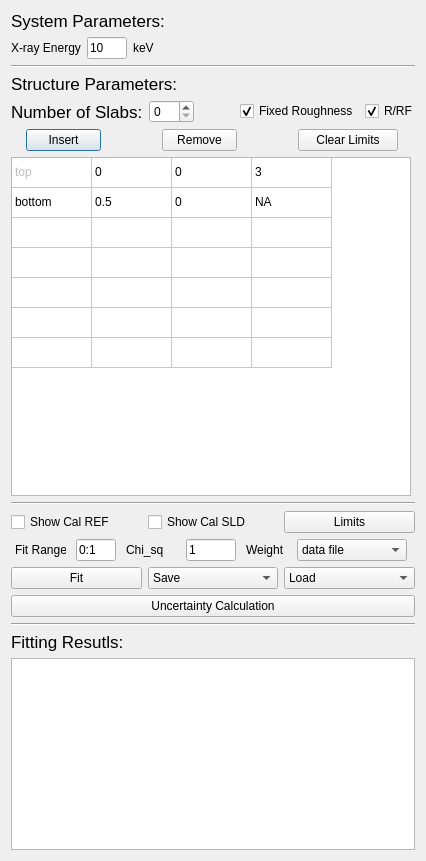
<?xml version="1.0" encoding="UTF-8"?>
<ui version="4.0">
 <class>Dialog</class>
 <widget class="QDialog" name="Dialog">
  <property name="geometry">
   <rect>
    <x>0</x>
    <y>0</y>
    <width>426</width>
    <height>861</height>
   </rect>
  </property>
  <property name="windowTitle">
   <string>Dialog</string>
  </property>
  <layout class="QVBoxLayout" name="verticalLayout">
   <item>
    <widget class="QLabel" name="label_25">
     <property name="font">
      <font>
       <pointsize>13</pointsize>
      </font>
     </property>
     <property name="text">
      <string>System Parameters:</string>
     </property>
    </widget>
   </item>
   <item>
    <layout class="QHBoxLayout" name="horizontalLayout_5">
     <item>
      <widget class="QLabel" name="xenlabel">
       <property name="text">
        <string>X-ray Energy</string>
       </property>
      </widget>
     </item>
     <item>
      <widget class="QLineEdit" name="xenLE">
       <property name="sizePolicy">
        <sizepolicy hsizetype="Minimum" vsizetype="Fixed">
         <horstretch>0</horstretch>
         <verstretch>0</verstretch>
        </sizepolicy>
       </property>
       <property name="maximumSize">
        <size>
         <width>40</width>
         <height>16777215</height>
        </size>
       </property>
       <property name="text">
        <string>10</string>
       </property>
      </widget>
     </item>
     <item>
      <widget class="QLabel" name="xenunitlabel">
       <property name="text">
        <string>keV</string>
       </property>
      </widget>
     </item>
     <item>
      <spacer name="horizontalSpacer">
       <property name="orientation">
        <enum>Qt::Horizontal</enum>
       </property>
       <property name="sizeType">
        <enum>QSizePolicy::Expanding</enum>
       </property>
       <property name="sizeHint" stdset="0">
        <size>
         <width>40</width>
         <height>20</height>
        </size>
       </property>
      </spacer>
     </item>
    </layout>
   </item>
   <item>
    <widget class="Line" name="line_10">
     <property name="orientation">
      <enum>Qt::Horizontal</enum>
     </property>
    </widget>
   </item>
   <item>
    <widget class="QLabel" name="label_26">
     <property name="font">
      <font>
       <pointsize>13</pointsize>
      </font>
     </property>
     <property name="text">
      <string>Structure Parameters:</string>
     </property>
    </widget>
   </item>
   <item>
    <layout class="QHBoxLayout" name="horizontalLayout_2">
     <item>
      <widget class="QLabel" name="refnumslablabel">
       <property name="font">
        <font>
         <pointsize>13</pointsize>
        </font>
       </property>
       <property name="text">
        <string>Number of Slabs:</string>
       </property>
      </widget>
     </item>
     <item>
      <widget class="QSpinBox" name="numslabSB"/>
     </item>
     <item>
      <spacer name="horizontalSpacer_2">
       <property name="orientation">
        <enum>Qt::Horizontal</enum>
       </property>
       <property name="sizeType">
        <enum>QSizePolicy::Minimum</enum>
       </property>
       <property name="sizeHint" stdset="0">
        <size>
         <width>40</width>
         <height>20</height>
        </size>
       </property>
      </spacer>
     </item>
     <item>
      <widget class="QCheckBox" name="refroughCB">
       <property name="text">
        <string>Fixed Roughness</string>
       </property>
       <property name="checked">
        <bool>true</bool>
       </property>
      </widget>
     </item>
     <item>
      <widget class="QCheckBox" name="refrrfCB">
       <property name="maximumSize">
        <size>
         <width>50</width>
         <height>16777215</height>
        </size>
       </property>
       <property name="text">
        <string>R/RF</string>
       </property>
       <property name="checked">
        <bool>true</bool>
       </property>
      </widget>
     </item>
    </layout>
   </item>
   <item>
    <layout class="QHBoxLayout" name="horizontalLayout_7">
     <item>
      <widget class="QPushButton" name="insrefslabPB">
       <property name="sizePolicy">
        <sizepolicy hsizetype="Preferred" vsizetype="Fixed">
         <horstretch>0</horstretch>
         <verstretch>0</verstretch>
        </sizepolicy>
       </property>
       <property name="maximumSize">
        <size>
         <width>75</width>
         <height>16777215</height>
        </size>
       </property>
       <property name="text">
        <string>Insert</string>
       </property>
      </widget>
     </item>
     <item>
      <spacer name="horizontalSpacer_4">
       <property name="orientation">
        <enum>Qt::Horizontal</enum>
       </property>
       <property name="sizeType">
        <enum>QSizePolicy::Minimum</enum>
       </property>
       <property name="sizeHint" stdset="0">
        <size>
         <width>40</width>
         <height>20</height>
        </size>
       </property>
      </spacer>
     </item>
     <item>
      <widget class="QPushButton" name="rmrefslabPB">
       <property name="maximumSize">
        <size>
         <width>75</width>
         <height>16777215</height>
        </size>
       </property>
       <property name="text">
        <string>Remove</string>
       </property>
      </widget>
     </item>
     <item>
      <spacer name="horizontalSpacer_7">
       <property name="orientation">
        <enum>Qt::Horizontal</enum>
       </property>
       <property name="sizeType">
        <enum>QSizePolicy::Minimum</enum>
       </property>
       <property name="sizeHint" stdset="0">
        <size>
         <width>40</width>
         <height>20</height>
        </size>
       </property>
      </spacer>
     </item>
     <item>
      <widget class="QPushButton" name="clerefconPB">
       <property name="maximumSize">
        <size>
         <width>100</width>
         <height>16777215</height>
        </size>
       </property>
       <property name="text">
        <string>Clear Limits</string>
       </property>
      </widget>
     </item>
    </layout>
   </item>
   <item>
    <widget class="QTableWidget" name="parTW">
     <property name="sizePolicy">
      <sizepolicy hsizetype="Preferred" vsizetype="Expanding">
       <horstretch>0</horstretch>
       <verstretch>0</verstretch>
      </sizepolicy>
     </property>
     <property name="maximumSize">
      <size>
       <width>400</width>
       <height>500</height>
      </size>
     </property>
     <property name="tabKeyNavigation">
      <bool>true</bool>
     </property>
     <property name="rowCount">
      <number>7</number>
     </property>
     <property name="columnCount">
      <number>4</number>
     </property>
     <attribute name="horizontalHeaderVisible">
      <bool>false</bool>
     </attribute>
     <attribute name="horizontalHeaderCascadingSectionResizes">
      <bool>false</bool>
     </attribute>
     <attribute name="horizontalHeaderDefaultSectionSize">
      <number>80</number>
     </attribute>
     <attribute name="horizontalHeaderShowSortIndicator" stdset="0">
      <bool>false</bool>
     </attribute>
     <attribute name="horizontalHeaderStretchLastSection">
      <bool>false</bool>
     </attribute>
     <attribute name="verticalHeaderVisible">
      <bool>false</bool>
     </attribute>
     <attribute name="verticalHeaderHighlightSections">
      <bool>true</bool>
     </attribute>
     <attribute name="verticalHeaderShowSortIndicator" stdset="0">
      <bool>false</bool>
     </attribute>
     <row/>
     <row/>
     <row/>
     <row/>
     <row/>
     <row/>
     <row/>
     <column/>
     <column/>
     <column/>
     <column/>
     <item row="0" column="0">
      <property name="text">
       <string>top</string>
      </property>
      <property name="flags">
       <set>ItemIsSelectable|ItemIsEditable|ItemIsDragEnabled|ItemIsUserCheckable</set>
      </property>
     </item>
     <item row="0" column="1">
      <property name="text">
       <string>0</string>
      </property>
     </item>
     <item row="0" column="2">
      <property name="text">
       <string>0</string>
      </property>
     </item>
     <item row="0" column="3">
      <property name="text">
       <string>3</string>
      </property>
     </item>
     <item row="1" column="0">
      <property name="text">
       <string>bottom</string>
      </property>
     </item>
     <item row="1" column="1">
      <property name="text">
       <string>0.5</string>
      </property>
     </item>
     <item row="1" column="2">
      <property name="text">
       <string>0</string>
      </property>
     </item>
     <item row="1" column="3">
      <property name="text">
       <string>NA</string>
      </property>
     </item>
    </widget>
   </item>
   <item>
    <widget class="Line" name="line_11">
     <property name="orientation">
      <enum>Qt::Horizontal</enum>
     </property>
    </widget>
   </item>
   <item>
    <layout class="QHBoxLayout" name="horizontalLayout">
     <item>
      <widget class="QCheckBox" name="calrefCB">
       <property name="text">
        <string>Show Cal REF</string>
       </property>
      </widget>
     </item>
     <item>
      <widget class="QCheckBox" name="calsldCB">
       <property name="text">
        <string>Show Cal SLD</string>
       </property>
      </widget>
     </item>
     <item>
      <widget class="QPushButton" name="refsysconPB">
       <property name="text">
        <string>Limits</string>
       </property>
      </widget>
     </item>
    </layout>
   </item>
   <item>
    <layout class="QHBoxLayout" name="horizontalLayout_3">
     <item>
      <widget class="QLabel" name="label">
       <property name="maximumSize">
        <size>
         <width>51</width>
         <height>16777215</height>
        </size>
       </property>
       <property name="text">
        <string>Fit Range</string>
       </property>
      </widget>
     </item>
     <item>
      <widget class="QLineEdit" name="fitranLE">
       <property name="sizePolicy">
        <sizepolicy hsizetype="Preferred" vsizetype="Fixed">
         <horstretch>0</horstretch>
         <verstretch>0</verstretch>
        </sizepolicy>
       </property>
       <property name="maximumSize">
        <size>
         <width>40</width>
         <height>16777215</height>
        </size>
       </property>
       <property name="text">
        <string>0:1</string>
       </property>
      </widget>
     </item>
     <item>
      <widget class="QLabel" name="label_2">
       <property name="maximumSize">
        <size>
         <width>50</width>
         <height>16777215</height>
        </size>
       </property>
       <property name="text">
        <string>Chi_sq</string>
       </property>
      </widget>
     </item>
     <item>
      <widget class="QLineEdit" name="refChiLE">
       <property name="sizePolicy">
        <sizepolicy hsizetype="Preferred" vsizetype="Fixed">
         <horstretch>0</horstretch>
         <verstretch>0</verstretch>
        </sizepolicy>
       </property>
       <property name="maximumSize">
        <size>
         <width>50</width>
         <height>16777215</height>
        </size>
       </property>
       <property name="text">
        <string>1</string>
       </property>
      </widget>
     </item>
     <item>
      <widget class="QLabel" name="label_27">
       <property name="maximumSize">
        <size>
         <width>41</width>
         <height>16777215</height>
        </size>
       </property>
       <property name="text">
        <string>Weight</string>
       </property>
      </widget>
     </item>
     <item>
      <widget class="QComboBox" name="referrCB">
       <property name="maximumSize">
        <size>
         <width>110</width>
         <height>16777215</height>
        </size>
       </property>
       <item>
        <property name="text">
         <string>data file</string>
        </property>
       </item>
       <item>
        <property name="text">
         <string>sqrt(y)</string>
        </property>
       </item>
       <item>
        <property name="text">
         <string>y</string>
        </property>
       </item>
       <item>
        <property name="text">
         <string>1</string>
        </property>
       </item>
      </widget>
     </item>
    </layout>
   </item>
   <item>
    <layout class="QHBoxLayout" name="horizontalLayout_6">
     <item>
      <widget class="QPushButton" name="fitPB">
       <property name="text">
        <string>Fit</string>
       </property>
      </widget>
     </item>
     <item>
      <widget class="QComboBox" name="saveCB">
       <item>
        <property name="text">
         <string>Save</string>
        </property>
       </item>
       <item>
        <property name="text">
         <string>Save Data</string>
        </property>
       </item>
       <item>
        <property name="text">
         <string>Save Fit</string>
        </property>
       </item>
       <item>
        <property name="text">
         <string>Save ED</string>
        </property>
       </item>
       <item>
        <property name="text">
         <string>Save Para</string>
        </property>
       </item>
       <item>
        <property name="text">
         <string>Save Screen</string>
        </property>
       </item>
      </widget>
     </item>
     <item>
      <widget class="QComboBox" name="loadCB">
       <item>
        <property name="text">
         <string>Load</string>
        </property>
       </item>
       <item>
        <property name="text">
         <string>Load Para</string>
        </property>
       </item>
       <item>
        <property name="text">
         <string>Load Screen</string>
        </property>
       </item>
      </widget>
     </item>
    </layout>
   </item>
   <item>
    <layout class="QHBoxLayout" name="horizontalLayout_57">
     <item>
      <widget class="QPushButton" name="errcalPB">
       <property name="text">
        <string>Uncertainty Calculation</string>
       </property>
      </widget>
     </item>
    </layout>
   </item>
   <item>
    <widget class="Line" name="line_8">
     <property name="orientation">
      <enum>Qt::Horizontal</enum>
     </property>
    </widget>
   </item>
   <item>
    <widget class="QLabel" name="label_23">
     <property name="font">
      <font>
       <pointsize>13</pointsize>
      </font>
     </property>
     <property name="text">
      <string>Fitting Resutls:</string>
     </property>
    </widget>
   </item>
   <item>
    <widget class="QTextBrowser" name="refparaTB">
     <property name="sizePolicy">
      <sizepolicy hsizetype="Minimum" vsizetype="Preferred">
       <horstretch>0</horstretch>
       <verstretch>0</verstretch>
      </sizepolicy>
     </property>
    </widget>
   </item>
  </layout>
 </widget>
 <resources/>
 <connections/>
</ui>
